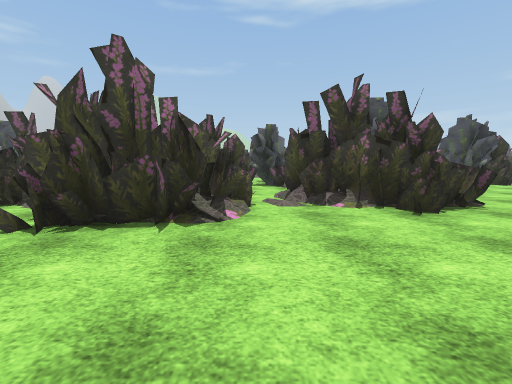
view 1 (above)

24 first-person views from a walk through a 3-D level made in the Unity game engine. The camera is 1.3 m above the floor, tilts 6° down and sees 90° across. The floor is counted in squares, 2 m on a side. Each view is taken from the middle of a square. On the plan, view 1 faces up. The plan holds only what a view shows up to about 9 squares ahead; the rest is blank. The place goes on beyond the plan. Some surface patterns are stand-ins.

view 2
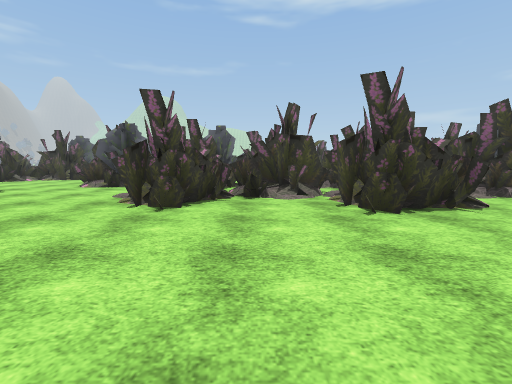

view 3
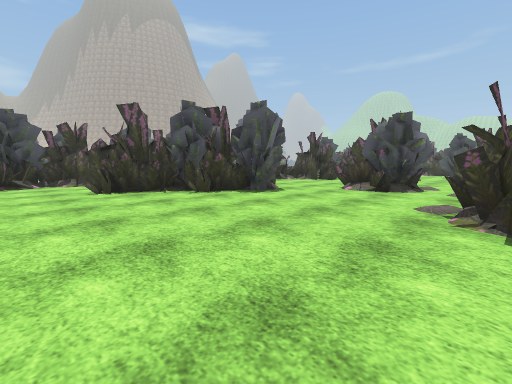

view 4
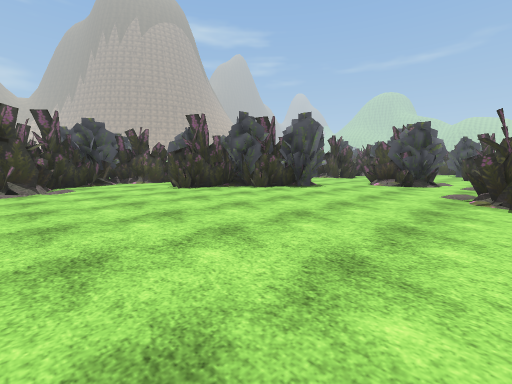

view 5
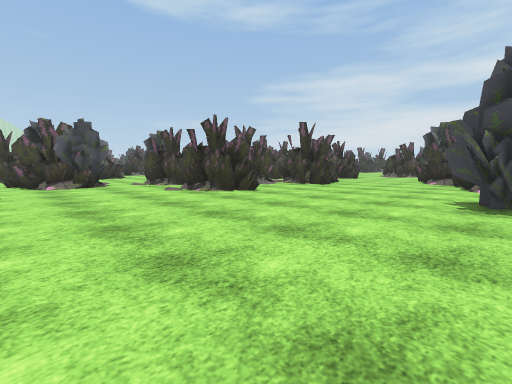

view 6
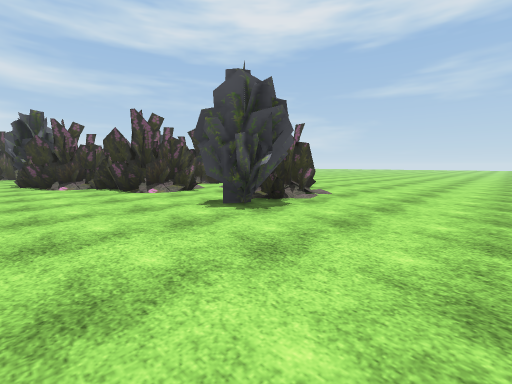

view 7
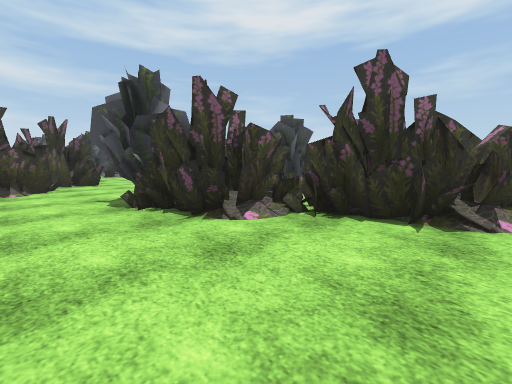

view 8
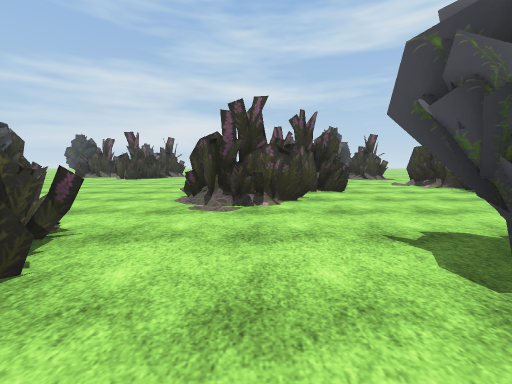

view 9
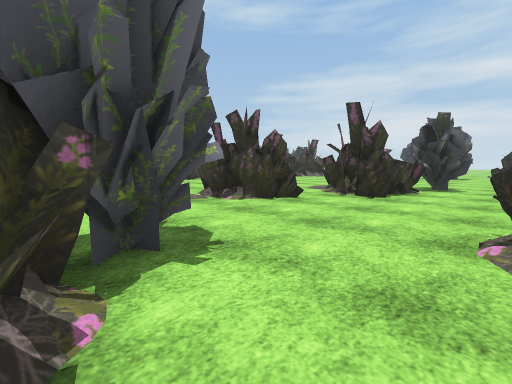

view 10
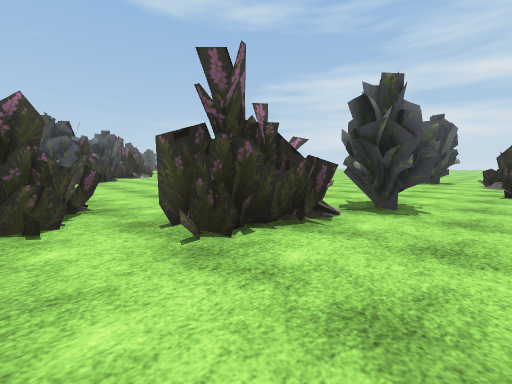

view 11
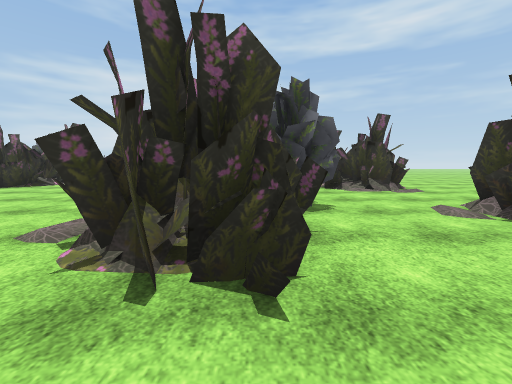

view 12
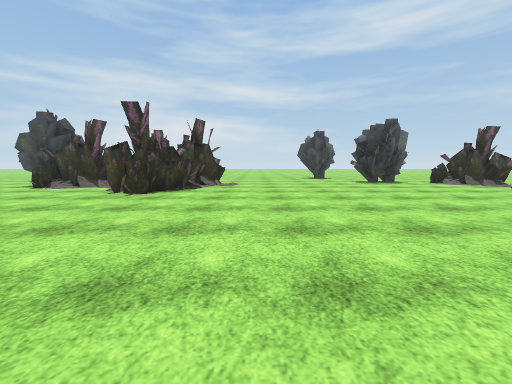

view 13
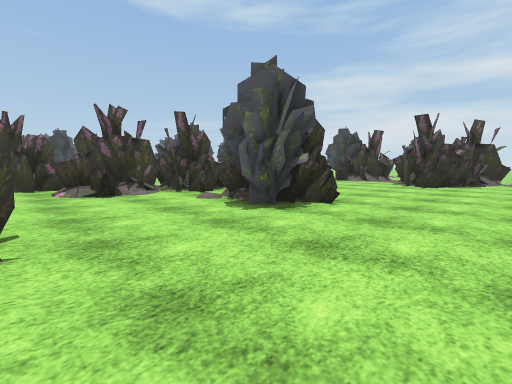

view 14
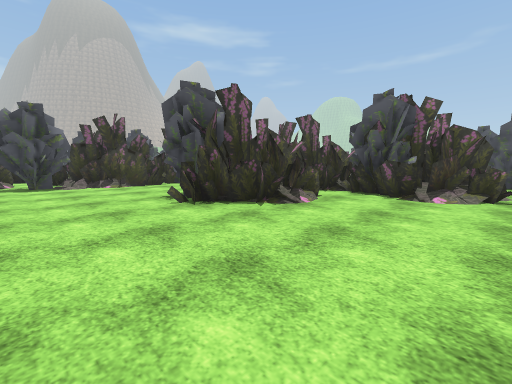

view 15
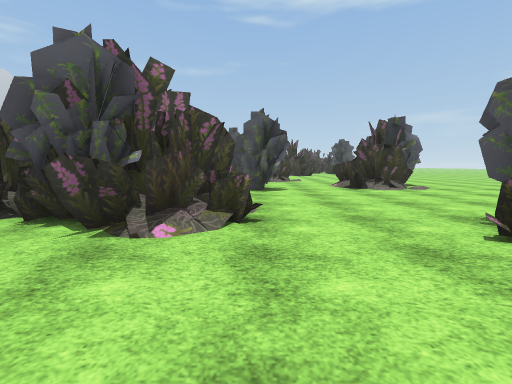

view 16
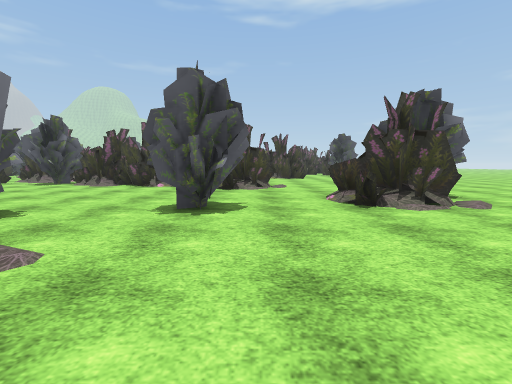

view 17
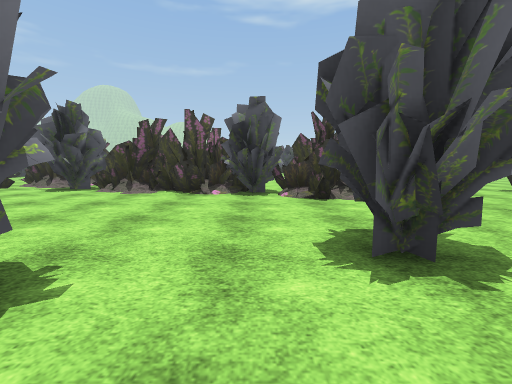

view 18
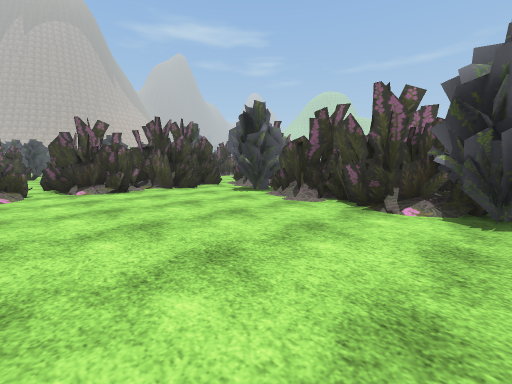

view 19
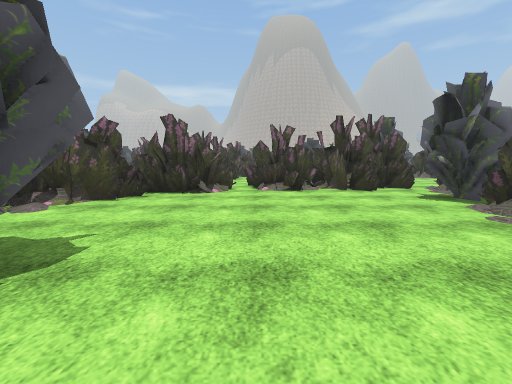

view 20
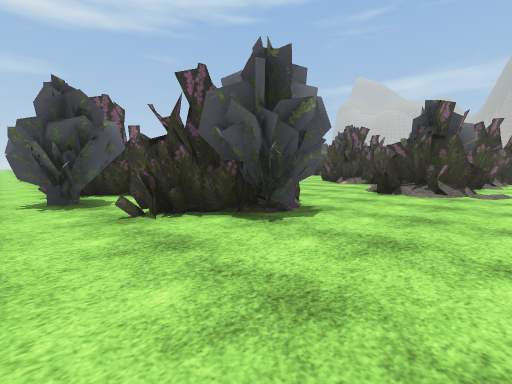

view 21
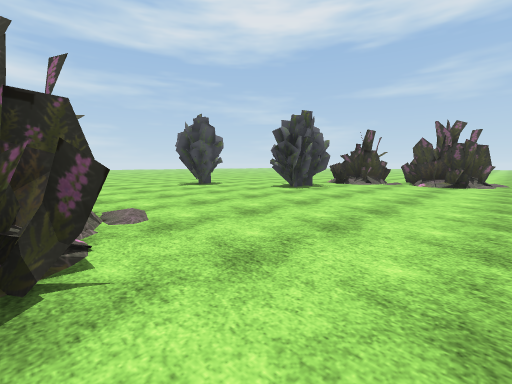

view 22
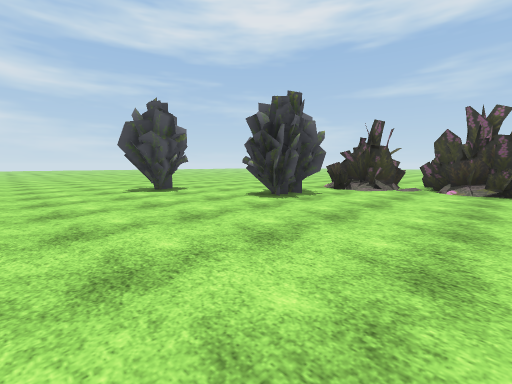

view 23
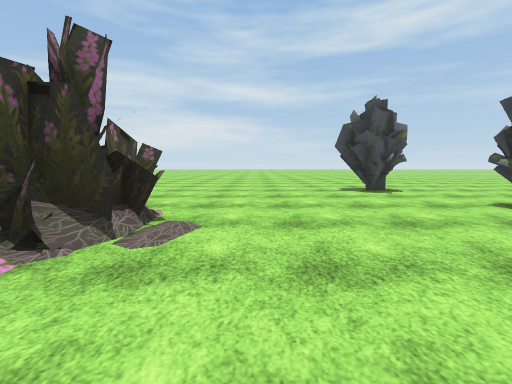

view 24
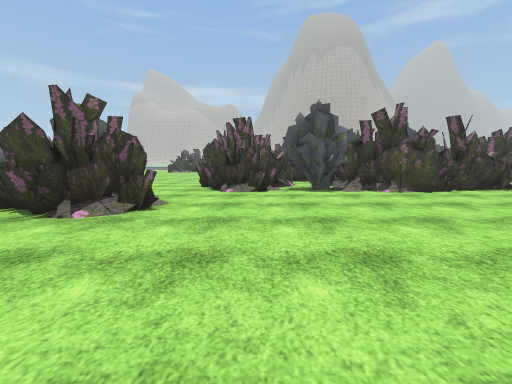

### Floor plan
Key: @ floor where view 1 was taken; # wall or solid block; . floor; / step, stairs or slope; = window, fence, low wall or low ledge; O other object.
Columns run from 17 left of view 1 to 18 right of it. Each row starts with its distance up from view 1.
 23                    ..###
 22                    O###     ..
 21                     ##.O####O# ..
 20                     ##.O.###O##...
 19                    ###.......##...
 18                     ##..........# O.
 17                     #=..........##O.
 16                     .##......OO.##..
 15                      ##...OO........
 14                      #####../.......
 13                      .#######/......
 12                    ##.#######/..OO..
 11                   O##....###....##..
 10          ..      OO #...###.....##.
  9         O.. O    O  ##..O##....###O#
  8      ...##.OO    O####........#####.
  7      ...#O.##  #####OO.........####.
  6      ##....##  #####O...............
  5     O#OO...##########...............
  4   OOOO#....##########...............
  3   O###.....##..##.....##............
  2  #####................###...........
  1 ##.....................####......OO.
  0  ##..............@##O...###O.....OO.
 -1  ###........O...####.......OO......
 -2    ##.......OO.### .  =.......##.##

Positions as (right, up) in squares from view 1, and headings:
1: (0, 0), facing up
2: (-4, -1), facing up
3: (-6, 0), facing up-left
4: (-6, -2), facing up-left
5: (-10, -2), facing up-right
6: (-8, 1), facing down-right
7: (-2, 2), facing down-right
8: (1, 2), facing right
9: (2, -2), facing up-right
10: (6, -2), facing up-right
11: (6, 0), facing right
12: (7, 5), facing right
13: (4, 6), facing up-right
14: (12, 6), facing up-left
15: (12, 9), facing up
16: (13, 12), facing up
17: (11, 14), facing up
18: (11, 16), facing up-left
19: (11, 17), facing left
20: (18, 14), facing down-left
21: (12, 7), facing down-right
22: (13, 5), facing down-right
23: (13, 5), facing right
24: (10, 5), facing left
